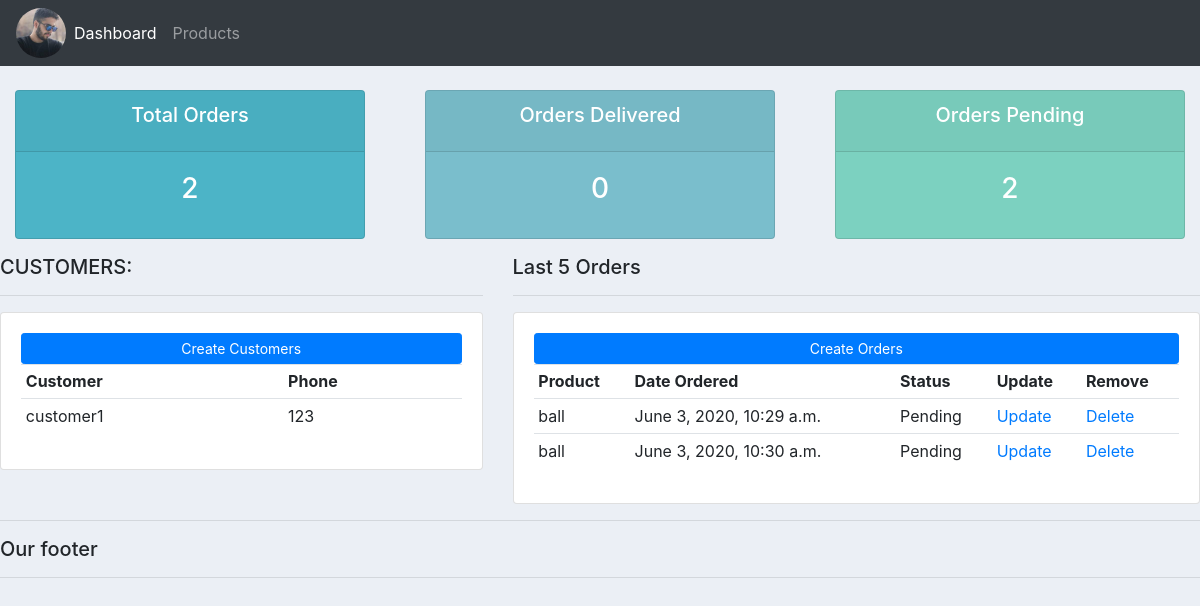
The page / on the database its author committed.
### accounts/models.py (models this page shows, shortened)
class Customer(models.Model):
    name = models.CharField(max_length=200, null=True, blank=True)
    phone = models.CharField(max_length=200, null=True, blank=True)
    email = models.CharField(max_length=200, null=True, blank=True)
    date_created = models.DateTimeField(auto_now_add=True)

class Order(models.Model):
    STATUS = (
        ('Pending', 'Pending'),
        ('Out for delivery', 'Out for delivery'),
        ('Delivered', 'Delivered'),
    )
    customer = models.ForeignKey(Customer, null=True, on_delete=models.SET_NULL)
    product = models.ForeignKey(Product, null=True, on_delete=models.SET_NULL)
    date_created = models.DateTimeField(auto_now_add=True)
    status = models.CharField(max_length=200, choices=STATUS)

class Product(models.Model):
    CATEGORY = (
        ('Indoor', "Indoor"),
        ('Out Door', "Out Door"),
    )
    name = models.CharField(max_length=200, null=True)
    price = models.FloatField(null=True)
    category = models.CharField(max_length=200, null=True, choices=CATEGORY)
    description = models.CharField(max_length=200, null=True,blank=True)
    date_created = models.DateTimeField(auto_now_add=True)
    tags = models.ManyToManyField(Tag)
    def __str__(self):
        return self.name

### accounts/views.py (the view)
# urls.py: 2. Add a URL to urlpatterns:  path('', views.home, name='home')
def home(request):
    orders = Order.objects.all()
    customers = Customer.objects.all()
    total_costumers = customers.count()
    total_orders = orders.count()
    delivered = orders.filter(status="Delivered").count()
    pending = orders.filter(status='Pending').count()
    context = {
        'orders': orders,
        'customers': customers,
        'total_costumers': total_costumers,
        'total_orders': total_orders,
        'delivered': delivered,
        'pending': pending
    }
    return render(request, 'accounts/dashboard.html', context)

### accounts/templates/accounts/dashboard.html
{% extends 'accounts/main.html' %}
{% block content %}
    {% include "accounts/status.html" %}
    <div class="row">
        <div class="col-md-5">
            <h5>CUSTOMERS:</h5>
            <hr>
            <div class="card card-body">
                <a href="" class="btn btn-primary btn-sm btn-block">
                    Create Customers
                </a>
                <table class="table table-sm">
                    <tr>
                        <th>Customer</th>
                        <th>Phone</th>
                    </tr>
                    {% for customer in customers %}
                        <tr>
                            <td>{{ customer.name }}</td>
                            <td>{{ customer.phone }}</td>
                        </tr>
                    {% endfor %}
                </table>
            </div>
        </div>
        <div class="col-md-7">
            <h5>Last 5 Orders</h5>
            <hr>
            <div class="card card-body">
                <a href="" class="btn btn-primary btn-sm btn-block">
                    Create Orders
                </a>
                <table class="table table-sm">
                    <tr>
                        <th>Product</th>
                        <th>Date Ordered</th>
                        <th>Status</th>
                        <th>Update</th>
                        <th>Remove</th>
                    </tr>
                    {% for order in orders %}
                        <tr>
                            <td>{{ order.product }}</td>
                            <td>{{ order.date_created }}</td>
                            <td>{{ order.status }}</td>
                            <td><a href="">Update</a></td>
                            <td><a href="">Delete</a></td>
                        </tr>
                    {% endfor %}
                </table>
            </div>
        </div>
    </div>
{% endblock %}

### static/css/main.css (style rules this page uses)
body { background-color: #ebeff5; }

### rows shown on the page
Customer: name "customer1", phone "123"
Order: product "ball", date_created "June 3, 2020, 10:29 a.m.", status "Pending"
Order: product "ball", date_created "June 3, 2020, 10:30 a.m.", status "Pending"

### other values the page prints
{{ total_orders }} "2"
{{ delivered }} "0"
{{ pending }} "2"
